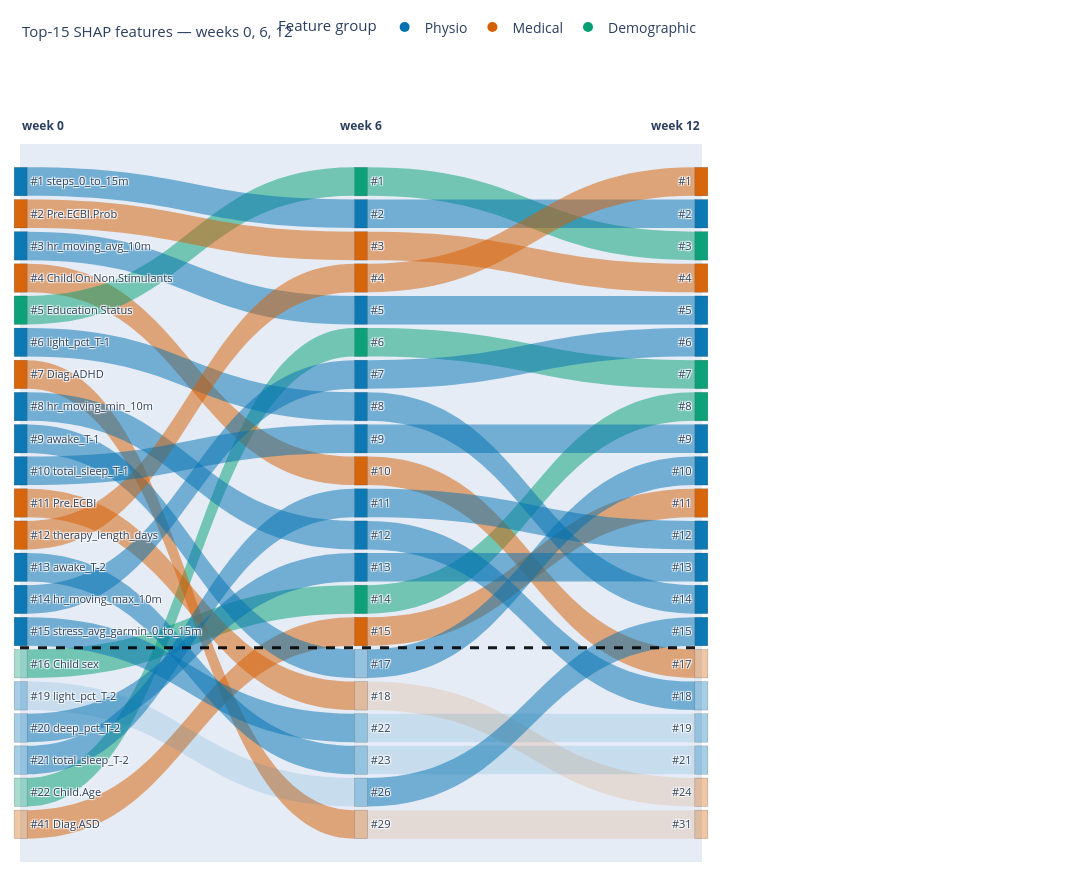

Source (notebook cell):
### Code cell
# Coarser view: start / mid / end of the studied window.
fig_coarse = feature_sankey(
    [0, 6, 12],
    importance_by_week,
    top_n=15,
    title="Top-15 SHAP features — weeks 0, 6, 12",
)
fig_coarse.show()

### Figure 1 — Plotly figure (JSON) as saved in the notebook; plotly's stock layout.template omitted (floating-point values rounded to 4 significant figures)
{"data": [{"arrangement": "fixed", "link": {"color": ["rgba(0,158,115,0.5)", "rgba(0,158,115,0.5)", "rgba(213,94,0,0.5)", "rgba(213,94,0,0.5)", "rgba(213,94,0,0.5)", "rgba(0,158,115,0.5)", "rgba(213,94,0,0.5)", "rgba(213,94,0,0.5)", "rgba(0,114,178,0.5)", "rgba(0,114,178,0.5)", "rgba(0,114,178,0.5)", "rgba(0,114,178,0.5)", "rgba(0,114,178,0.5)", "rgba(0,114,178,0.5)", "rgba(0,114,178,0.5)", "rgba(0,114,178,0.13)", "rgba(0,114,178,0.5)", "rgba(0,114,178,0.5)", "rgba(213,94,0,0.5)", "rgba(0,114,178,0.5)", "rgba(0,114,178,0.5)", "rgba(0,158,115,0.5)", "rgba(0,158,115,0.5)", "rgba(213,94,0,0.5)", "rgba(213,94,0,0.13)", "rgba(213,94,0,0.5)", "rgba(0,158,115,0.5)", "rgba(213,94,0,0.13)", "rgba(213,94,0,0.5)", "rgba(0,114,178,0.5)", "rgba(0,114,178,0.13)", "rgba(0,114,178,0.5)", "rgba(0,114,178,0.5)", "rgba(0,114,178,0.5)", "rgba(0,114,178,0.5)", "rgba(0,114,178,0.5)", "rgba(0,114,178,0.5)", "rgba(0,114,178,0.5)", "rgba(0,114,178,0.13)", "rgba(213,94,0,0.5)", "rgba(0,114,178,0.5)", "rgba(0,114,178,0.5)"], "source": [15, 19, 3, 6, 20, 4, 10, 1, 8, 12, 17, 2, 13, 7, 5, 16, 0, 14, 11, 9, 18, 34, 26, 30, 41, 35, 21, 37, 23, 36, 39, 33, 25, 27, 32, 28, 40, 22, 38, 24, 29, 31], "target": [34, 26, 30, 41, 35, 21, 37, 23, 36, 39, 33, 25, 27, 32, 28, 40, 22, 38, 24, 29, 31, 49, 48, 57, 62, 52, 44, 61, 45, 51, 60, 54, 46, 47, 58, 55, 56, 43, 59, 42, 50, 53], "value": [1, 1, 1, 1, 1, 1, 1, 1, 1, 1, 1, 1, 1, 1, 1, 1, 1, 1, 1, 1, 1, 1, 1, 1, 1, 1, 1, 1, 1, 1, 1, 1, 1, 1, 1, 1, 1, 1, 1, 1, 1, 1]}, "node": {"color": ["rgba(0,114,178,0.95)", "rgba(213,94,0,0.95)", "rgba(0,114,178,0.95)", "rgba(213,94,0,0.95)", "rgba(0,158,115,0.95)", "rgba(0,114,178,0.95)", "rgba(213,94,0,0.95)", "rgba(0,114,178,0.95)", "rgba(0,114,178,0.95)", "rgba(0,114,178,0.95)", "rgba(213,94,0,0.95)", "rgba(213,94,0,0.95)", "rgba(0,114,178,0.95)", "rgba(0,114,178,0.95)", "rgba(0,114,178,0.95)", "rgba(0,158,115,0.35)", "rgba(0,114,178,0.35)", "rgba(0,114,178,0.35)", "rgba(0,114,178,0.35)", "rgba(0,158,115,0.35)", "rgba(213,94,0,0.35)", "rgba(0,158,115,0.95)", "rgba(0,114,178,0.95)", "rgba(213,94,0,0.95)", "rgba(213,94,0,0.95)", "rgba(0,114,178,0.95)", "rgba(0,158,115,0.95)", "rgba(0,114,178,0.95)", "rgba(0,114,178,0.95)", "rgba(0,114,178,0.95)", "rgba(213,94,0,0.95)", "rgba(0,114,178,0.95)", "rgba(0,114,178,0.95)", "rgba(0,114,178,0.95)", "rgba(0,158,115,0.95)", "rgba(213,94,0,0.95)", "rgba(0,114,178,0.35)", "rgba(213,94,0,0.35)", "rgba(0,114,178,0.35)", "rgba(0,114,178,0.35)", "rgba(0,114,178,0.35)", "rgba(213,94,0,0.35)", "rgba(213,94,0,0.95)", "rgba(0,114,178,0.95)", "rgba(0,158,115,0.95)", "rgba(213,94,0,0.95)", "rgba(0,114,178,0.95)", "rgba(0,114,178,0.95)", "rgba(0,158,115,0.95)", "rgba(0,158,115,0.95)", "rgba(0,114,178,0.95)", "rgba(0,114,178,0.95)", "rgba(213,94,0,0.95)", "rgba(0,114,178,0.95)", "rgba(0,114,178,0.95)", "rgba(0,114,178,0.95)", "rgba(0,114,178,0.95)", "rgba(213,94,0,0.35)", "rgba(0,114,178,0.35)", "rgba(0,114,178,0.35)", "rgba(0,114,178,0.35)", "rgba(213,94,0,0.35)", "rgba(213,94,0,0.35)"], "label": ["#1 steps_0_to_15m", "#2 Pre.ECBI.Prob", "#3 hr_moving_avg_10m", "#4 Child.On.Non.Stimulants", "#5 Education Status", "#6 light_pct_T-1", "#7 Diag.ADHD", "#8 hr_moving_min_10m", "#9 awake_T-1", "#10 total_sleep_T-1", "#11 Pre.ECBI", "#12 therapy_length_days", "#13 awake_T-2", "#14 hr_moving_max_10m", "#15 stress_avg_garmin_0_to_15m", "#16 Child sex", "#19 light_pct_T-2", "#20 deep_pct_T-2", "#21 total_sleep_T-2", "#22 Child.Age", "#41 Diag.ASD", "#1", "#2", "#3", "#4", "#5", "#6", "#7", "#8", "#9", "#10", "#11", "#12", "#13", "#14", "#15", "#17", "#18", "#22", "#23", "#26", "#29", "#1", "#2", "#3", "#4", "#5", "#6", "#7", "#8", "#9", "#10", "#11", "#12", "#13", "#14", "#15", "#17", "#18", "#19", "#21", "#24", "#31"], "line": {"color": "rgba(0,0,0,0.3)", "width": 0.5}, "pad": 6, "thickness": 13, "x": [0.001, 0.001, 0.001, 0.001, 0.001, 0.001, 0.001, 0.001, 0.001, 0.001, 0.001, 0.001, 0.001, 0.001, 0.001, 0.001, 0.001, 0.001, 0.001, 0.001, 0.001, 0.5, 0.5, 0.5, 0.5, 0.5, 0.5, 0.5, 0.5, 0.5, 0.5, 0.5, 0.5, 0.5, 0.5, 0.5, 0.5, 0.5, 0.5, 0.5, 0.5, 0.5, 0.999, 0.999, 0.999, 0.999, 0.999, 0.999, 0.999, 0.999, 0.999, 0.999, 0.999, 0.999, 0.999, 0.999, 0.999, 0.999, 0.999, 0.999, 0.999, 0.999, 0.999], "y": [0.05238, 0.09714, 0.1419, 0.1867, 0.2314, 0.2762, 0.321, 0.3657, 0.4105, 0.4552, 0.5, 0.5448, 0.5895, 0.6343, 0.679, 0.7238, 0.7686, 0.8133, 0.8581, 0.9029, 0.9476, 0.05238, 0.09714, 0.1419, 0.1867, 0.2314, 0.2762, 0.321, 0.3657, 0.4105, 0.4552, 0.5, 0.5448, 0.5895, 0.6343, 0.679, 0.7238, 0.7686, 0.8133, 0.8581, 0.9029, 0.9476, 0.05238, 0.09714, 0.1419, 0.1867, 0.2314, 0.2762, 0.321, 0.3657, 0.4105, 0.4552, 0.5, 0.5448, 0.5895, 0.6343, 0.679, 0.7238, 0.7686, 0.8133, 0.8581, 0.9029, 0.9476]}, "type": "sankey"}, {"hoverinfo": "skip", "marker": {"color": "rgb(0,114,178)", "size": 10}, "mode": "markers", "name": "Physio", "showlegend": true, "type": "scatter", "x": [null], "y": [null]}, {"hoverinfo": "skip", "marker": {"color": "rgb(213,94,0)", "size": 10}, "mode": "markers", "name": "Medical", "showlegend": true, "type": "scatter", "x": [null], "y": [null]}, {"hoverinfo": "skip", "marker": {"color": "rgb(0,158,115)", "size": 10}, "mode": "markers", "name": "Demographic", "showlegend": true, "type": "scatter", "x": [null], "y": [null]}], "layout": {"annotations": [{"font": {"size": 12}, "showarrow": false, "text": "<b>week 0</b>", "x": 0, "xref": "paper", "y": 1.04, "yref": "paper"}, {"font": {"size": 12}, "showarrow": false, "text": "<b>week 6</b>", "x": 0.5, "xref": "paper", "y": 1.04, "yref": "paper"}, {"font": {"size": 12}, "showarrow": false, "text": "<b>week 12</b>", "x": 1, "xref": "paper", "y": 1.04, "yref": "paper"}, {"font": {"color": "#2a3f5f", "size": 15}, "showarrow": false, "text": "Top-15 SHAP features — weeks 0, 6, 12", "x": 0, "xanchor": "left", "xref": "paper", "y": 1.14, "yanchor": "bottom", "yref": "paper"}], "font": {"size": 11}, "height": 882, "legend": {"font": {"size": 14}, "orientation": "h", "title": {"font": {"size": 15}, "text": "Feature group"}, "x": 1, "xanchor": "right", "y": 1.14, "yanchor": "bottom"}, "margin": {"b": 20, "l": 20, "r": 390, "t": 110}, "shapes": [{"line": {"color": "rgba(0,0,0,0.9)", "dash": "dash", "width": 3}, "type": "line", "x0": 0, "x1": 1, "xref": "paper", "y0": 0.2986, "y1": 0.2986, "yref": "paper"}], "width": 1180, "xaxis": {"visible": false}, "yaxis": {"visible": false}}}
